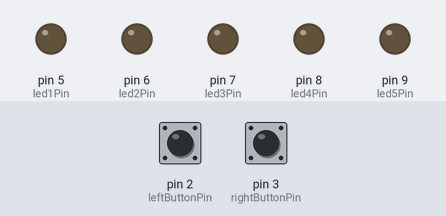
Recording of a sketch running on a simulated Arduino Uno, built with avr-gcc and run on an emulated ATmega328P. Shown: output pins drawn as LEDs (lit = HIGH). Dashed ring = blinking. The inputs (shaded band) are chosen by the test bench; at power-on: pin 2 (leftButtonPin) HIGH, pin 3 (rightButtonPin) HIGH.

Above: at 1.2 s.
1.3 s: pin 2 (leftButtonPin) pulled LOW for 0.15 s
At 1.84 s:
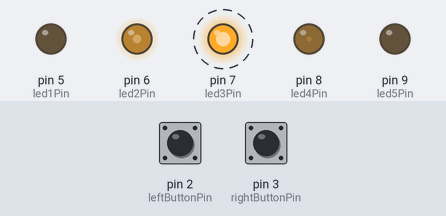
At 2.27 s:
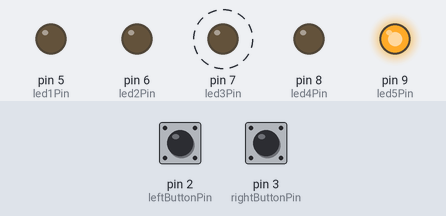
4.3 s: pin 3 (rightButtonPin) pulled LOW for 0.15 s
At 5.05 s:
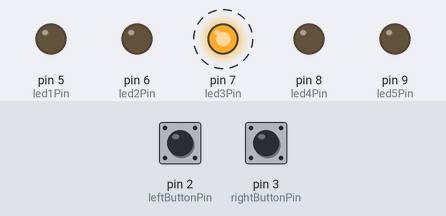
7.4 s: pin 2 (leftButtonPin) pulled LOW for 1 s
10.4 s: pin 3 (rightButtonPin) pulled LOW for 1 s
Timing chart, 0 to 14.4 s (numbered marks = the images above; inputs shaded):
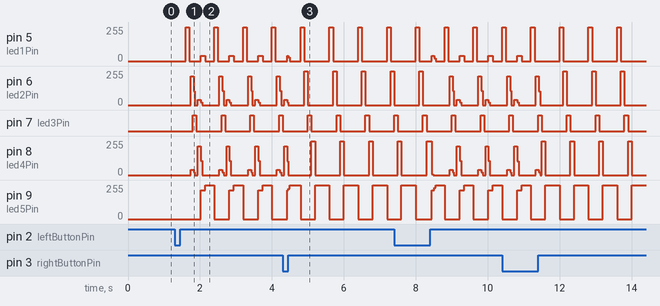

The sketch:

prasant_bike_light.ino
```cpp
const int leftButtonPin = 2;     // the number of the pushbutton 1 pin
const int rightButtonPin = 3;     // the number of the pushbutton 2 pin
const int led1Pin =  5;      // the number of the LED pin
const int led2Pin =  6;      // the number of the LED pin
const int led3Pin =  7;      // the number of the LED pin
const int led4Pin =  8;      // the number of the LED pin
const int led5Pin =  9;      // the number of the LED pin

int leftButtonPressed = 0;  // stores the state of the button (0=not pressed, 1=pressed)
int rightButtonPressed = 0;  // stores the state of the button (0=not pressed, 1=pressed)

//variables to keep track of the current state of the buttons
int leftButtonState = 0;
int rightButtonState = 0;

//variables to keep track of the previous state of the buttons
int leftButtonLastState = 0;
int rightButtonLastState = 0;

//variable to count how many times both the buttons are pushed
int bothPushCounter = 0;
int leftPushCounter = 0;
int rightPushCounter = 0;

//variables for the frames
int looplength = 800;
int framecount = 8;
int framelength;
int frame = 0;
unsigned long time = 0; // used to store the current time in milliseconds
unsigned long longPress = 0; // used to store the current time in milliseconds

int hack = 0;
int doubleHack = 0;
void setup() {
  // initialize the LED pin as an output:
  pinMode(led1Pin, OUTPUT);
  pinMode(led2Pin, OUTPUT);
  pinMode(led3Pin, OUTPUT);
  pinMode(led4Pin, OUTPUT);
  pinMode(led5Pin, OUTPUT);
  // initialize the pushbutton pin as an input:
  pinMode(leftButtonPin, INPUT);
  pinMode(rightButtonPin, INPUT);
  //initialize Serial to port 9600
  Serial.begin(9600);
  //initialize the frame length
  framelength = looplength / framecount;
}

void loop(){
  // read the state of the pushbutton value:
  leftButtonState = digitalRead(leftButtonPin);
  rightButtonState = digitalRead(rightButtonPin);

  if(leftButtonState == LOW) {
    leftButtonPressed = true;
  }

  if(rightButtonState == LOW) {
    rightButtonPressed = true;
  }

  // ----------- determine which button combinations are pressed! ----------------
  // LEFT:
  if(leftButtonPressed == true && leftButtonState == HIGH) {
    leftButtonPressed = false;
    hack = 2;
  }
  // RIGHT:
  else if(rightButtonPressed == true && rightButtonState == HIGH) {
    rightButtonPressed = false;
    hack = 3;
  }
  // BOTH:
  else if(leftButtonPressed == true && leftButtonState == HIGH && rightButtonPressed == true && rightButtonState == HIGH) {
    int timeStamp = millis();
    if(millis() - timeStamp > 1000) hack = 0;
        hack = 1;
    leftButtonPressed = false;
    rightButtonPressed = false;

  }

  //set the frame:
  time = millis();
  frame = (time % looplength) / framelength;

  switch(hack) {
    //-------------- all off -------------------
  case 0:
    digitalWrite(led1Pin, LOW);
    digitalWrite(led2Pin, LOW);
    digitalWrite(led3Pin, LOW);
    digitalWrite(led4Pin, LOW);
    digitalWrite(led5Pin, LOW);
    break;
    //-------------- all on -------------------
  case 1:
    digitalWrite(led1Pin, HIGH);
    digitalWrite(led2Pin, HIGH);
    digitalWrite(led3Pin, HIGH);
    digitalWrite(led4Pin, HIGH);
    digitalWrite(led5Pin, HIGH);
    break;
    //-------------- left -------------------
  case 2:
    switch(frame) {
      digitalWrite(led1Pin, LOW);
      digitalWrite(led2Pin, LOW);
      digitalWrite(led3Pin, LOW);
      digitalWrite(led4Pin, LOW);
      digitalWrite(led5Pin, HIGH);
      break;
    case 1:
      digitalWrite(led1Pin, LOW);
      digitalWrite(led2Pin, LOW);
      digitalWrite(led3Pin, LOW);
      digitalWrite(led4Pin, HIGH);
      digitalWrite(led5Pin, LOW);
      break;
    case 2:
      digitalWrite(led1Pin, LOW);
      digitalWrite(led2Pin, LOW);
      digitalWrite(led3Pin, HIGH);
      digitalWrite(led4Pin, LOW);
      digitalWrite(led5Pin, LOW);
      break;
    case 3:
      digitalWrite(led1Pin, LOW);
      digitalWrite(led2Pin, HIGH);
      digitalWrite(led3Pin, LOW);
      digitalWrite(led4Pin, LOW);
      digitalWrite(led5Pin, LOW);
      break;
    case 4:
      digitalWrite(led1Pin, HIGH);
      digitalWrite(led2Pin, LOW);
      digitalWrite(led3Pin, LOW);
      digitalWrite(led4Pin, LOW);
      digitalWrite(led5Pin, LOW);
      break;
    }
    //-------------- right -------------------
  case 3:
    switch(frame) {
    case 0:
      digitalWrite(led1Pin, HIGH);
      digitalWrite(led2Pin, LOW);
      digitalWrite(led3Pin, LOW);
      digitalWrite(led4Pin, LOW);
      digitalWrite(led5Pin, LOW);
      break;
    case 1:
      digitalWrite(led1Pin, LOW);
      digitalWrite(led2Pin, HIGH);
      digitalWrite(led3Pin, LOW);
      digitalWrite(led4Pin, LOW);
      digitalWrite(led5Pin, LOW);
      break;
    case 2:
      digitalWrite(led1Pin, LOW);
      digitalWrite(led2Pin, LOW);
      digitalWrite(led3Pin, HIGH);
      digitalWrite(led4Pin, LOW);
      digitalWrite(led5Pin, LOW);
      break;
    case 3:
      digitalWrite(led1Pin, LOW);
      digitalWrite(led2Pin, LOW);
      digitalWrite(led3Pin, LOW);
      digitalWrite(led4Pin, HIGH);
      digitalWrite(led5Pin, LOW);
      break;
    case 4:
      digitalWrite(led1Pin, LOW);
      digitalWrite(led2Pin, LOW);
      digitalWrite(led3Pin, LOW);
      digitalWrite(led4Pin, LOW);
      digitalWrite(led5Pin, HIGH);
      break;
    }
  }
  //-------------------------------------------


  rightButtonLastState = rightButtonState;
  leftButtonLastState = leftButtonState;


}
```
